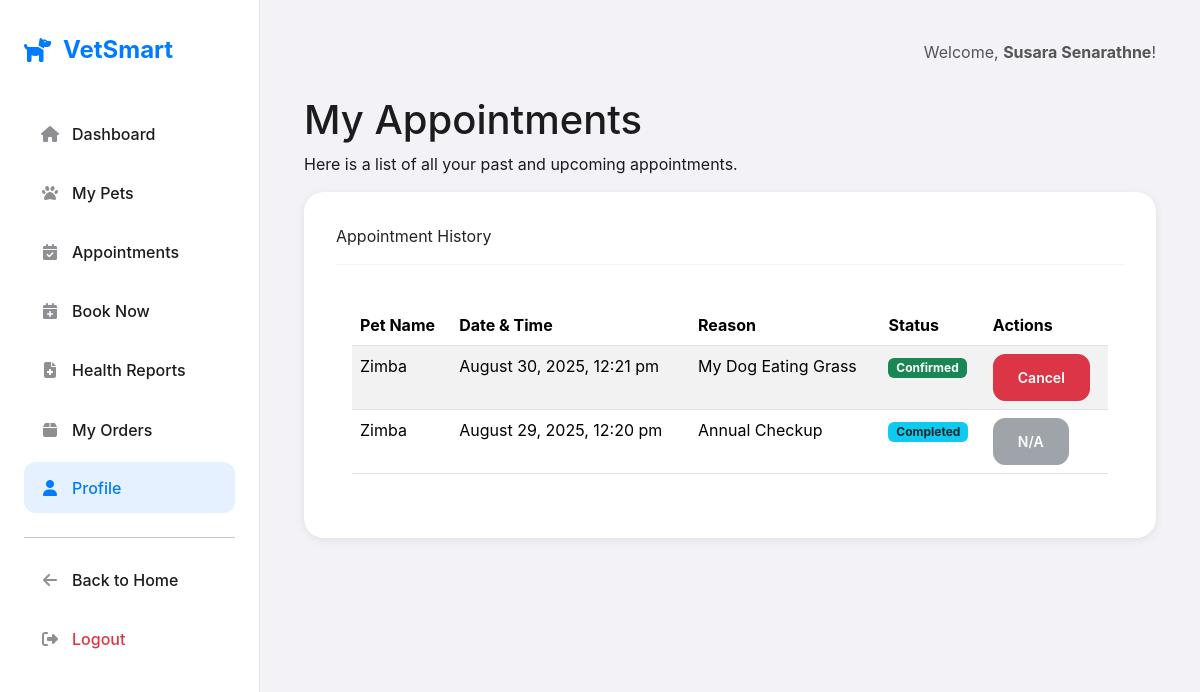
Page /VetSmart/client/appointments.php (signed in) on the committed database.
### tables this page shows
CREATE TABLE `appointments` (
  `appointment_id` int(11) NOT NULL,
  `client_id` int(11) NOT NULL,
  `pet_id` int(11) NOT NULL,
  `vet_id` int(11) DEFAULT NULL,
  `appointment_date` datetime NOT NULL,
  `reason` text NOT NULL,
  `status` enum('Pending','Confirmed','In Progress','Completed','Cancelled') NOT NULL DEFAULT 'Pending',
  `created_at` timestamp NOT NULL DEFAULT current_timestamp()
);

CREATE TABLE `pets` (
  `pet_id` int(11) NOT NULL,
  `owner_id` int(11) NOT NULL,
  `pet_name` varchar(255) NOT NULL,
  `species` varchar(100) DEFAULT NULL,
  `breed` varchar(100) DEFAULT NULL,
  `date_of_birth` date DEFAULT NULL,
  `gender` enum('Male','Female','Unknown') NOT NULL DEFAULT 'Unknown',
  `medical_history` text DEFAULT NULL,
  `pet_image_url` varchar(255) DEFAULT NULL
);

### VetSmart/client/appointments.php (the view, shortened to what this page needs)
<?php
include 'includes/header.php';
$user_id = $_SESSION['user_id'];
$appointments = [];
$sql = "SELECT
            a.appointment_id,
            a.appointment_date,
            a.reason,
            a.status,
            p.pet_name
        FROM appointments a
        JOIN pets p ON a.pet_id = p.pet_id
        WHERE a.client_id = ?
        ORDER BY a.appointment_date DESC";
$stmt = mysqli_prepare($conn, $sql);
mysqli_stmt_bind_param($stmt, "i", $user_id);
mysqli_stmt_execute($stmt);
$result = mysqli_stmt_get_result($stmt);
if ($result) {
    while ($row = mysqli_fetch_assoc($result)) {
        $appointments[] = $row;
    }
}
function get_status_badge($status) {
    switch ($status) {
        case 'Confirmed':
            return 'badge bg-success';
        case 'Completed':
            return 'badge bg-info text-dark';
    }
}
?>
<h1 class="mt-4">My Appointments</h1>
<p>Here is a list of all your past and upcoming appointments.</p>
<div class="card">
    <div class="card-header">
        Appointment History
    </div>
    <div class="card-body">
        <?php if (empty($appointments)): ?>
            <p class="text-center">You have no appointments scheduled. <a href="book_appointment.php">Book one now!</a></p>
        <?php else: ?>
            <div class="table-responsive">
                <table class="table table-striped">
                    <thead>
                        <tr>
                            <th>Pet Name</th>
                            <th>Date & Time</th>
                            <th>Reason</th>
                            <th>Status</th>
                            <th>Actions</th>
                        </tr>
                    </thead>
                    <tbody>
                        <?php foreach ($appointments as $appt): ?>
                            <tr>
                                <td><?php echo htmlspecialchars($appt['pet_name']); ?></td>
                                <td><?php echo date('F j, Y, g:i a', strtotime($appt['appointment_date'])); ?></td>
                                <td><?php echo htmlspecialchars($appt['reason']); ?></td>
                                <td>
                                    <span class="<?php echo get_status_badge($appt['status']); ?>">
                                        <?php echo htmlspecialchars($appt['status']); ?>
                                    </span>
                                </td>
                                <td>
                                    <?php if ($appt['status'] == 'Pending' || $appt['status'] == 'Confirmed'): ?>
                                        <a href="#" class="btn btn-sm btn-danger">Cancel</a>
                                    <?php else: ?>
                                        <button class="btn btn-sm btn-secondary" disabled>N/A</button>
                                    <?php endif; ?>
                                </td>
                            </tr>
                        <?php endforeach; ?>
                    </tbody>
                </table>
            </div>
        <?php endif; ?>
    </div>
</div>
<?php
include 'includes/footer.php';
?>

### VetSmart/client/includes/header.php (style rules this page uses)
:root { --ios-blue: #007AFF; --ios-green: #34C759; --ios-red: #FF3B30; --ios-gray: #8E8E93; --ios-light-gray: #F2F2F7; --ios-dark-gray: #1C1C1E; --ios-white: #FFFFFF; --shadow-light: 0 2px 10px rgba(0,0,0,0.08); --border-radius: 12px; --border-radius-lg: 20px; }
body { font-family: -apple-system, BlinkMacSystemFont, 'SF Pro Display', 'Segoe UI', Roboto, sans-serif; background-color: var(--ios-light-gray); color: var(--ios-dark-gray); }
.card { border: none; border-radius: var(--border-radius-lg); background: var(--ios-white); box-shadow: var(--shadow-light); padding: 2rem; }
.card-header { background: transparent; border-bottom: 1px solid var(--ios-light-gray); padding: 0 0 1rem 0; margin-bottom: 1.5rem; }
.btn { border-radius: var(--border-radius); font-weight: 600; padding: 12px 24px; }

### rows in the picture
appointments: pet.pet_name "Zimba", appointment_date "August 30, 2025, 12:21 pm", reason "My Dog Eating Grass", status "Confirmed", shows "Cancel"
appointments: pet.pet_name "Zimba", appointment_date "August 29, 2025, 12:20 pm", reason "Annual Checkup", status "Completed", shows "N/A"

### other values in the picture
$_SESSION['full_name'] "Susara Senarathne"
